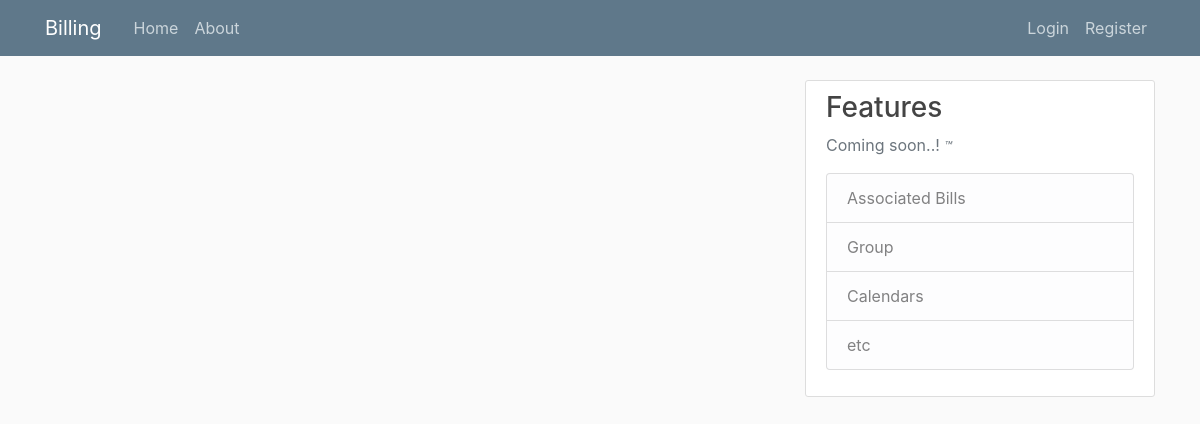
The page /bill_share/ on the database as committed earlier.
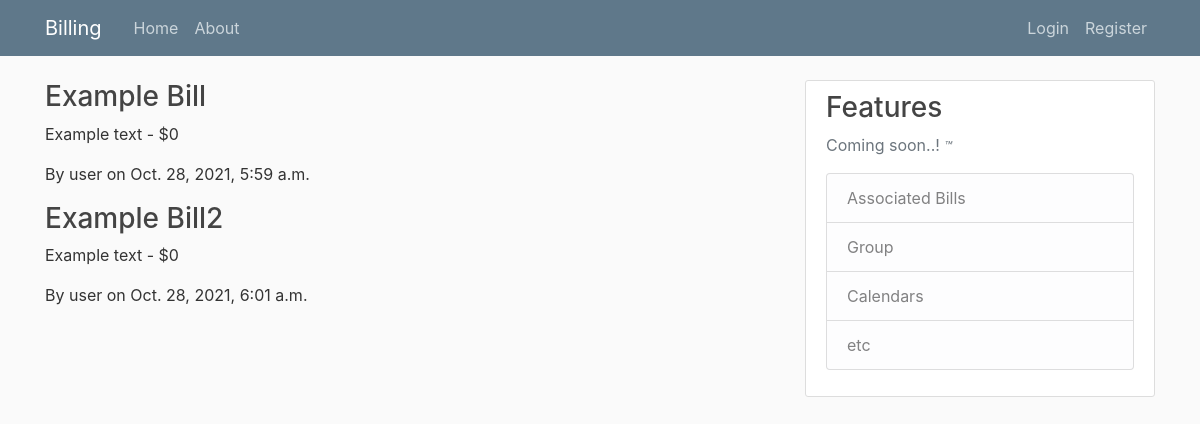
The same page on the database as committed later.
### bill_share/models.py (models this page shows, shortened)
class Bill(models.Model):
    title = models.CharField(max_length=100)
    content = models.TextField()
    date_posted = models.DateTimeField(default=timezone.now)
    author = models.ForeignKey(User, on_delete=models.CASCADE)
    cost = models.PositiveIntegerField()

### bill_share/views.py (the view)
# urls.py: path('', views.home, name='billing-home'),
def home(request):
    context = {
        'bills': Bill.objects.all()
    }
    return render(request, 'bill_share/home.html', context)

### bill_share/templates/bill_share/home.html
{% extends "bill_share/base.html" %}
{% block content %}
    {% for bill in bills %}
        <h3>{{ bill.title }}</h3>
        <p>{{ bill.content }} - ${{ bill.cost }}</p>
        <p>By {{ bill.author }} on {{bill.date_posted }}</p>
    {% endfor %}
{% endblock content %}

### bill_share/templates/bill_share/base.html (shortened to what this page needs)
{% load static %}
<!DOCTYPE html>
<html lang="en">
<head>
    <link rel="stylesheet" href="https://maxcdn.bootstrapcdn.com/bootstrap/4.0.0/css/bootstrap.min.css">
    <link rel="stylesheet" type="text/css" href="{% static 'bill_share/main.css' %}">
</head>
<body>
    <header class="site-header">
        <nav class="navbar navbar-expand-md navbar-dark bg-steel fixed-top">
            <div class="container">
                <a class="navbar-brand mr-4" href="{% url 'billing-home' %}">Billing</a>
                    <div class="collapse navbar-collapse" id="navbarToggle">
                      <div class="navbar-nav mr-auto">
                        <a class="nav-item nav-link" href="{% url 'billing-home' %}">Home</a>
                        <a class="nav-item nav-link" href="{% url 'billing-about' %}">About</a>
                      </div>
                      <div class="navbar-nav">
                        {% if user.is_authenticated %}
                          <a class="nav-item nav-link" href="{% url 'billing-home' %}">Profile</a>
                          <a class="nav-item nav-link" href="{% url 'logout' %}">Logout</a>
                        {% else %}
                          <a class="nav-item nav-link" href="{% url 'login' %}">Login</a>
                          <a class="nav-item nav-link" href="{% url 'register' %}">Register</a>
                        {% endif %}
                    </div>
                </div>
              </div>
        </nav>
    </header>
    <main role="main" class="container">
        <div class="row">
            <div class="col-md-8">
                {% block content %}{% endblock %}
            </div>
            <div class="col-md-4">
                <div class="content-section">
                  <h3>Features</h3>
                  <p class='text-muted'>Coming soon..! <i><small>&trade;</small></i>
                    <ul class="list-group">
                      <li class="list-group-item list-group-item-light">Associated Bills</li>
                      <li class="list-group-item list-group-item-light">Group</li>
                      <li class="list-group-item list-group-item-light">Calendars</li>
                      <li class="list-group-item list-group-item-light">etc</li>
                    </ul>
                  </p>
                </div>
            </div>
        </div>
    </main>
</body>
</html>

### bill_share/static/bill_share/main.css (style rules this page uses)
body { background: #fafafa; color: #333333; margin-top: 5rem; }
h1, h2, h3, h4, h5, h6 { color: #444444; }
ul { margin: 0; }
.bg-steel { background-color: #5f788a; }
.site-header .navbar-nav .nav-link { color: #cbd5db; }
.content-section { background: #ffffff; padding: 10px 20px; border: 1px solid #dddddd; border-radius: 3px; margin-bottom: 20px; }

Rows that differ between the two databases and show on the page:
added Bill: title "Example Bill", content "Example text", cost "0", author "user", date_posted "Oct. 28, 2021, 5:59 a.m."
added Bill: title "Example Bill2", content "Example text", cost "0", author "user", date_posted "Oct. 28, 2021, 6:01 a.m."
